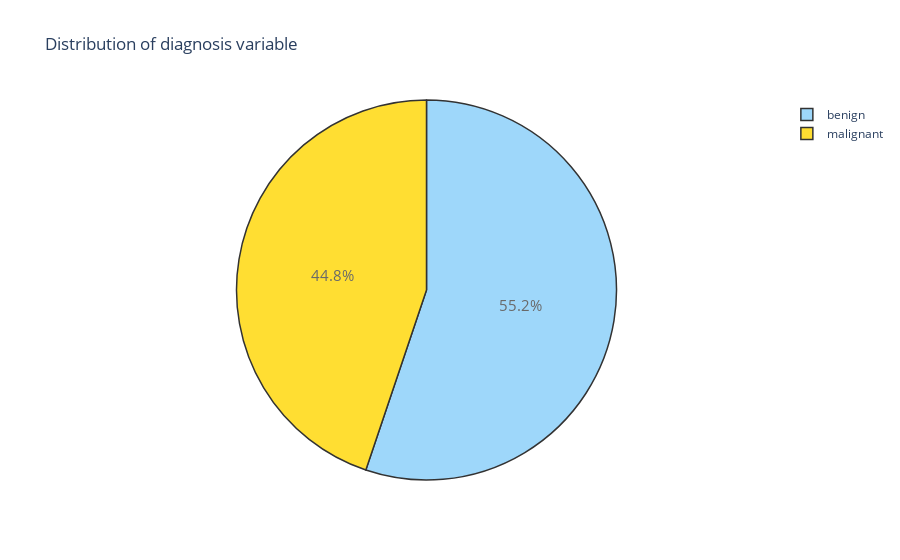

The code cell stored with this chart in its notebook:
### Code cell
#------------PERCENTAGE-------------------
trace = go.Pie(labels = ['benign','malignant'], values = data['Classification'].value_counts(), 
               textfont=dict(size=15), opacity = 0.8,
               marker=dict(colors=['lightskyblue', 'gold'], 
                           line=dict(color='#000000', width=1.5)))


layout = dict(title =  'Distribution of diagnosis variable')
           
fig = dict(data = [trace], layout=layout)
py.iplot(fig)

### Figure 1 — Plotly figure (JSON) as saved in the notebook; plotly's stock layout.template omitted (floating-point values rounded to 4 significant figures)
{"data": [{"labels": ["benign", "malignant"], "marker": {"colors": ["lightskyblue", "gold"], "line": {"color": "#000000", "width": 1.5}}, "opacity": 0.8, "textfont": {"size": 15}, "type": "pie", "values": [64, 52]}], "layout": {"title": {"text": "Distribution of diagnosis variable"}}}
